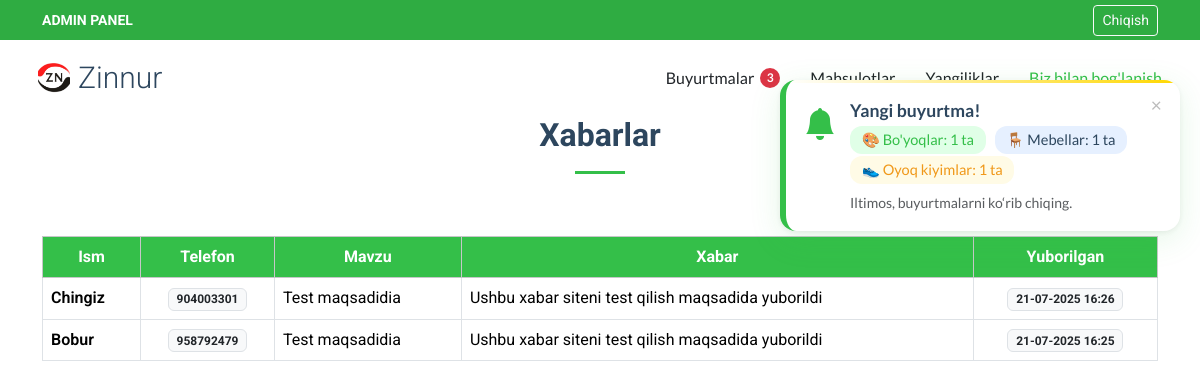
/admin-panel/contacts/ (signed in), run on the app's committed database.
### pages/models.py (models this page shows, shortened)
class ContactMessage(models.Model):
    name = models.CharField(max_length=100)
    phone_number = models.CharField(max_length=20)
    subject = models.CharField(max_length=200, blank=True, null=True)
    message = models.TextField()
    sent_at = models.DateTimeField(auto_now_add=True)
    is_read = models.BooleanField(default=False)  # 👈 Yangi maydon

### admin_panel/views.py (the view)
# urls.py: path('contacts/', views.contact_list, name='contact_list'),
@user_passes_test(is_admin)
def contact_list(request):
    messages = ContactMessage.objects.order_by('-sent_at')
    return render(request, 'admin_panel/contacts.html', {'messages': messages})

### admin_panel/views.py (called while the page is built)
def is_admin(user):
    return user.is_authenticated and user.is_staff

### templates/admin_panel/contacts.html (shortened to what this page needs)
{% extends 'admin_panel/admin_base.html' %}
{% block content %}
<link rel="stylesheet" href="https://cdn.datatables.net/1.13.6/css/dataTables.bootstrap5.min.css">
<div class="container">
  <div class="container section-title" data-aos="fade-up">
    <h2>Xabarlar</h2>
  </div>
  <div class="table-responsive">
    <table id="contactsTable" class="table table-hover table-bordered align-middle">
      <thead class="table-light">
        <tr>
          <th>Ism</th>
          <th>Telefon</th>
          <th>Mavzu</th>
          <th>Xabar</th>
          <th>Yuborilgan</th>
        </tr>
      </thead>
      <tbody>
        {% for m in messages %}
        <tr>
          <td class="fw-semibold">{{ m.name }}</td>
          <td class="text-center"><span class="badge bg-light text-dark border">{{ m.phone_number }}</span></td>
          <td>{{ m.subject|truncatewords:7 }}</td>
          <td>{{ m.message|truncatewords:15 }}</td>
          <td class="text-center"><span class="badge bg-light text-dark border">{{ m.sent_at|date:"d-m-Y H:i" }}</span></td>
        </tr>
        {% empty %}
        <tr><td colspan="5" class="text-center">Xabarlar topilmadi.</td></tr>
        {% endfor %}
      </tbody>
    </table>
  </div>
</div>
{% endblock %}

### static/css/main.css (style rules this page uses)
:root { --default-font: "Roboto", system-ui, -apple-system, "Segoe UI", Roboto, "Helvetica Neue", Arial, "Noto Sans", "Liberation Sans", sans-serif, "Apple Color Emoji", "Segoe UI Emoji", "Segoe UI Symbol", "Noto Color Emoji"; --heading-font: "Roboto", sans-serif; --nav-font: "Lato", sans-serif; }
:root { --background-color: #ffffff; --default-color: #212529; --heading-color: #2d465e; --accent-color: #34bf49; --surface-color: #ffffff; --contrast-color: #ffffff; }
:root { --nav-color: #212529; --nav-hover-color: #34bf49; --nav-mobile-background-color: #ffffff; --nav-dropdown-background-color: #ffffff; --nav-dropdown-color: #212529; --nav-dropdown-hover-color: #34bf49; }
:root { scroll-behavior: smooth; }
body { color: var(--default-color); background-color: var(--background-color); font-family: var(--default-font); }
h1, h2, h3, h4, h5, h6 { color: var(--heading-color); font-family: var(--heading-font); }
.section-title { text-align: center; padding-bottom: 60px; position: relative; }
.section-title h2 { font-size: 22px; font-weight: 500; margin-bottom: 0; }
.section-title { text-align: center; padding-bottom: 10px; position: relative; }
.section-title h2 { font-size: 32px; font-weight: 700; margin-bottom: 20px; padding-bottom: 20px; position: relative; }
.section-title h2:after { content: ""; position: absolute; display: block; width: 50px; height: 3px; background: var(--accent-color); left: 0; right: 0; bottom: 0; margin: auto; }
.table thead th { background-color: var(--accent-color); text-align: center; color: #fff; }
.table-responsive { margin-top: 2rem; }
.table thead th { vertical-align: middle; }

### data on the page
ContactMessage: name "Chingiz", phone_number "904003301", subject "Test maqsadidia", message "Ushbu xabar siteni test qilish maqsadida yuborildi", sent_at "21-07-2025 16:26"
ContactMessage: name "Bobur", phone_number "958792479", subject "Test maqsadidia", message "Ushbu xabar siteni test qilish maqsadida yuborildi", sent_at "21-07-2025 16:25"
